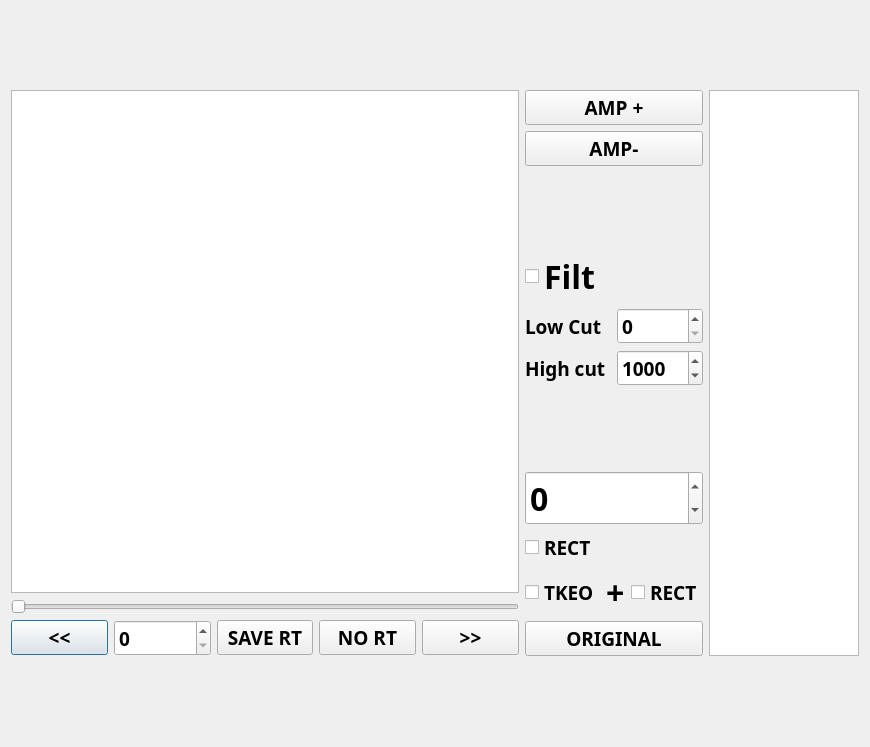
<?xml version="1.0" encoding="UTF-8"?>
<ui version="4.0">
 <class>DialogAnalog</class>
 <widget class="QDialog" name="DialogAnalog">
  <property name="geometry">
   <rect>
    <x>0</x>
    <y>0</y>
    <width>870</width>
    <height>747</height>
   </rect>
  </property>
  <property name="font">
   <font>
    <family>Gill Sans</family>
    <pointsize>24</pointsize>
    <weight>75</weight>
    <bold>true</bold>
   </font>
  </property>
  <property name="windowTitle">
   <string>Dialog</string>
  </property>
  <layout class="QGridLayout" name="gridLayout">
   <item row="0" column="0" rowspan="3">
    <layout class="QVBoxLayout" name="verticalLayout_2">
     <item>
      <widget class="GraphicsLayoutWidget" name="graphicsView">
       <property name="font">
        <font>
         <family>Gill Sans</family>
         <pointsize>14</pointsize>
         <weight>75</weight>
         <bold>true</bold>
        </font>
       </property>
      </widget>
     </item>
     <item>
      <widget class="QSlider" name="horizontalSliderRtOnset">
       <property name="font">
        <font>
         <family>Gill Sans</family>
         <pointsize>14</pointsize>
         <weight>75</weight>
         <bold>true</bold>
        </font>
       </property>
       <property name="orientation">
        <enum>Qt::Horizontal</enum>
       </property>
      </widget>
     </item>
     <item>
      <layout class="QHBoxLayout" name="horizontalLayout">
       <item>
        <widget class="QPushButton" name="pushButtonBackward">
         <property name="font">
          <font>
           <family>Gill Sans</family>
           <pointsize>14</pointsize>
           <weight>75</weight>
           <bold>true</bold>
          </font>
         </property>
         <property name="text">
          <string>&lt;&lt;</string>
         </property>
         <property name="shortcut">
          <string>Left</string>
         </property>
        </widget>
       </item>
       <item>
        <widget class="QSpinBox" name="spinBoxRtOnset">
         <property name="font">
          <font>
           <family>Gill Sans</family>
           <pointsize>14</pointsize>
           <weight>75</weight>
           <bold>true</bold>
          </font>
         </property>
         <property name="minimum">
          <number>0</number>
         </property>
         <property name="maximum">
          <number>100000</number>
         </property>
         <property name="singleStep">
          <number>100</number>
         </property>
         <property name="value">
          <number>0</number>
         </property>
        </widget>
       </item>
       <item>
        <widget class="QPushButton" name="pushButtonSaveRT">
         <property name="font">
          <font>
           <family>Gill Sans</family>
           <pointsize>14</pointsize>
           <weight>75</weight>
           <bold>true</bold>
          </font>
         </property>
         <property name="text">
          <string>SAVE RT</string>
         </property>
         <property name="shortcut">
          <string extracomment="Saved">Return</string>
         </property>
         <property name="flat">
          <bool>false</bool>
         </property>
        </widget>
       </item>
       <item>
        <widget class="QPushButton" name="pushButtonNoRT">
         <property name="font">
          <font>
           <family>Gill Sans</family>
           <pointsize>14</pointsize>
           <weight>75</weight>
           <bold>true</bold>
          </font>
         </property>
         <property name="text">
          <string>NO RT</string>
         </property>
         <property name="shortcut">
          <string>N</string>
         </property>
        </widget>
       </item>
       <item>
        <widget class="QPushButton" name="pushButtonForward">
         <property name="font">
          <font>
           <family>Gill Sans</family>
           <pointsize>14</pointsize>
           <weight>75</weight>
           <bold>true</bold>
          </font>
         </property>
         <property name="text">
          <string>&gt;&gt;</string>
         </property>
         <property name="shortcut">
          <string>Right</string>
         </property>
        </widget>
       </item>
      </layout>
     </item>
    </layout>
   </item>
   <item row="0" column="1">
    <layout class="QVBoxLayout" name="verticalLayout">
     <item>
      <widget class="QPushButton" name="pushButtonAmpP">
       <property name="font">
        <font>
         <family>Gill Sans</family>
         <pointsize>14</pointsize>
         <weight>75</weight>
         <bold>true</bold>
        </font>
       </property>
       <property name="text">
        <string>AMP +</string>
       </property>
      </widget>
     </item>
     <item>
      <widget class="QPushButton" name="pushButtonAmpM">
       <property name="font">
        <font>
         <family>Gill Sans</family>
         <pointsize>14</pointsize>
         <weight>75</weight>
         <bold>true</bold>
        </font>
       </property>
       <property name="text">
        <string>AMP-</string>
       </property>
      </widget>
     </item>
    </layout>
   </item>
   <item row="0" column="2" rowspan="3">
    <widget class="QTableView" name="tableViewRTS_plot_window">
     <property name="maximumSize">
      <size>
       <width>150</width>
       <height>16777215</height>
      </size>
     </property>
     <property name="font">
      <font>
       <family>Gill Sans</family>
       <pointsize>14</pointsize>
       <weight>75</weight>
       <bold>true</bold>
      </font>
     </property>
    </widget>
   </item>
   <item row="1" column="1">
    <layout class="QGridLayout" name="gridLayout_2" rowstretch="0,0,0">
     <item row="2" column="0">
      <widget class="QLabel" name="label_2">
       <property name="font">
        <font>
         <family>Gill Sans</family>
         <pointsize>14</pointsize>
         <weight>75</weight>
         <bold>true</bold>
        </font>
       </property>
       <property name="text">
        <string>High cut</string>
       </property>
      </widget>
     </item>
     <item row="0" column="0">
      <widget class="QCheckBox" name="checkBoxFilt">
       <property name="text">
        <string>Filt</string>
       </property>
      </widget>
     </item>
     <item row="2" column="1">
      <widget class="QSpinBox" name="spinBoxFiltHc">
       <property name="font">
        <font>
         <family>Gill Sans</family>
         <pointsize>14</pointsize>
         <weight>75</weight>
         <bold>true</bold>
        </font>
       </property>
       <property name="minimum">
        <number>100</number>
       </property>
       <property name="maximum">
        <number>50000</number>
       </property>
       <property name="singleStep">
        <number>10</number>
       </property>
       <property name="value">
        <number>1000</number>
       </property>
      </widget>
     </item>
     <item row="1" column="0">
      <widget class="QLabel" name="label">
       <property name="font">
        <font>
         <family>Gill Sans</family>
         <pointsize>14</pointsize>
         <weight>75</weight>
         <bold>true</bold>
        </font>
       </property>
       <property name="text">
        <string>Low Cut</string>
       </property>
      </widget>
     </item>
     <item row="1" column="1">
      <widget class="QSpinBox" name="spinBoxFiltLc">
       <property name="font">
        <font>
         <family>Gill Sans</family>
         <pointsize>14</pointsize>
         <weight>75</weight>
         <bold>true</bold>
        </font>
       </property>
       <property name="minimum">
        <number>0</number>
       </property>
       <property name="maximum">
        <number>50000</number>
       </property>
      </widget>
     </item>
    </layout>
   </item>
   <item row="2" column="1">
    <layout class="QVBoxLayout" name="verticalLayout_3">
     <item>
      <widget class="QSpinBox" name="spinBoxSyncAnalogEDF">
       <property name="minimum">
        <number>-3</number>
       </property>
       <property name="maximum">
        <number>3</number>
       </property>
      </widget>
     </item>
     <item>
      <widget class="QCheckBox" name="checkBoxRect">
       <property name="font">
        <font>
         <family>Gill Sans</family>
         <pointsize>14</pointsize>
         <weight>75</weight>
         <bold>true</bold>
        </font>
       </property>
       <property name="text">
        <string>RECT</string>
       </property>
      </widget>
     </item>
     <item>
      <layout class="QHBoxLayout" name="horizontalLayout_2">
       <item>
        <widget class="QCheckBox" name="checkBoxTKEO">
         <property name="font">
          <font>
           <family>Gill Sans</family>
           <pointsize>14</pointsize>
           <weight>75</weight>
           <bold>true</bold>
          </font>
         </property>
         <property name="text">
          <string>TKEO</string>
         </property>
        </widget>
       </item>
       <item>
        <widget class="QLabel" name="label_3">
         <property name="text">
          <string>+</string>
         </property>
        </widget>
       </item>
       <item>
        <widget class="QCheckBox" name="checkBoxTKEORect">
         <property name="font">
          <font>
           <family>Gill Sans</family>
           <pointsize>14</pointsize>
           <weight>75</weight>
           <bold>true</bold>
          </font>
         </property>
         <property name="text">
          <string>RECT</string>
         </property>
        </widget>
       </item>
      </layout>
     </item>
     <item>
      <widget class="QPushButton" name="pushButtonOrig">
       <property name="font">
        <font>
         <family>Gill Sans</family>
         <pointsize>14</pointsize>
         <weight>75</weight>
         <bold>true</bold>
        </font>
       </property>
       <property name="text">
        <string>ORIGINAL</string>
       </property>
      </widget>
     </item>
    </layout>
   </item>
  </layout>
 </widget>
 <customwidgets>
  <customwidget>
   <class>GraphicsLayoutWidget</class>
   <extends>QGraphicsView</extends>
   <header>pyqtgraph</header>
  </customwidget>
 </customwidgets>
 <resources/>
 <connections>
  <connection>
   <sender>horizontalSliderRtOnset</sender>
   <signal>sliderMoved(int)</signal>
   <receiver>spinBoxRtOnset</receiver>
   <slot>setValue(int)</slot>
   <hints>
    <hint type="sourcelabel">
     <x>341</x>
     <y>688</y>
    </hint>
    <hint type="destinationlabel">
     <x>266</x>
     <y>725</y>
    </hint>
   </hints>
  </connection>
  <connection>
   <sender>spinBoxRtOnset</sender>
   <signal>valueChanged(int)</signal>
   <receiver>horizontalSliderRtOnset</receiver>
   <slot>setValue(int)</slot>
   <hints>
    <hint type="sourcelabel">
     <x>266</x>
     <y>725</y>
    </hint>
    <hint type="destinationlabel">
     <x>431</x>
     <y>688</y>
    </hint>
   </hints>
  </connection>
 </connections>
</ui>
